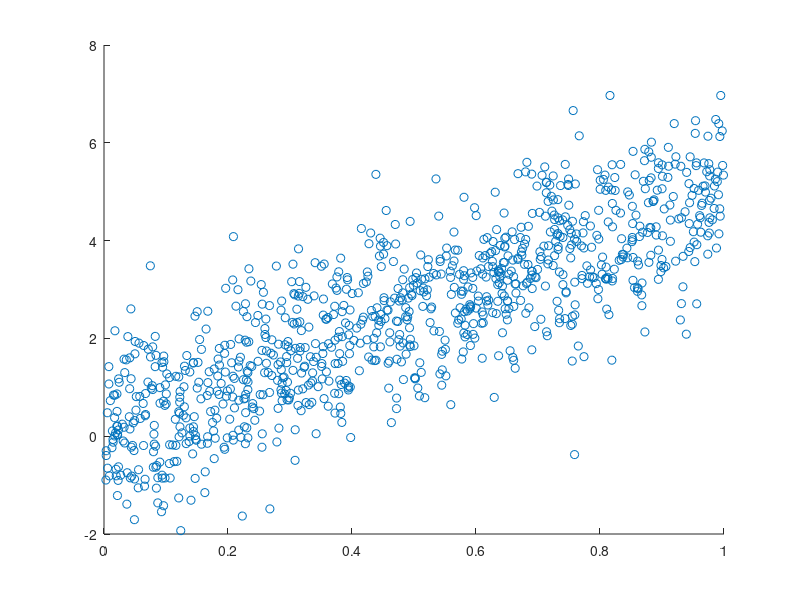
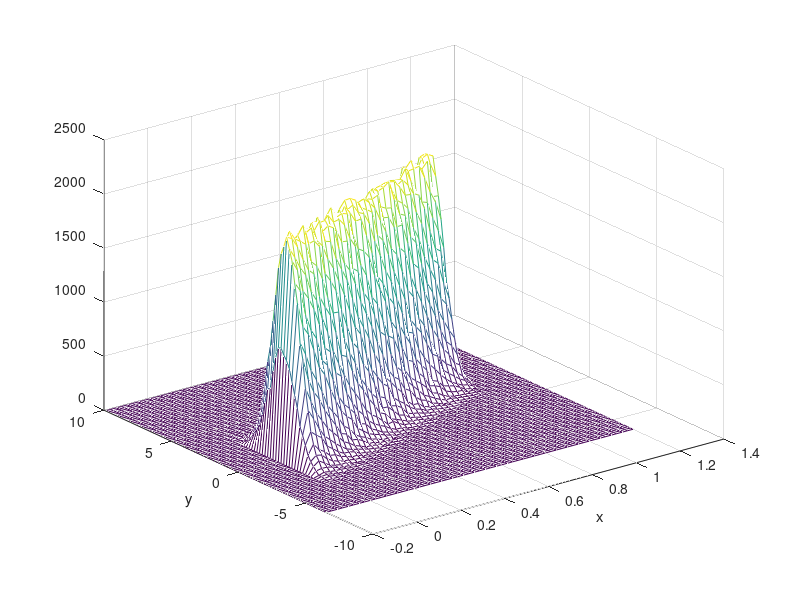
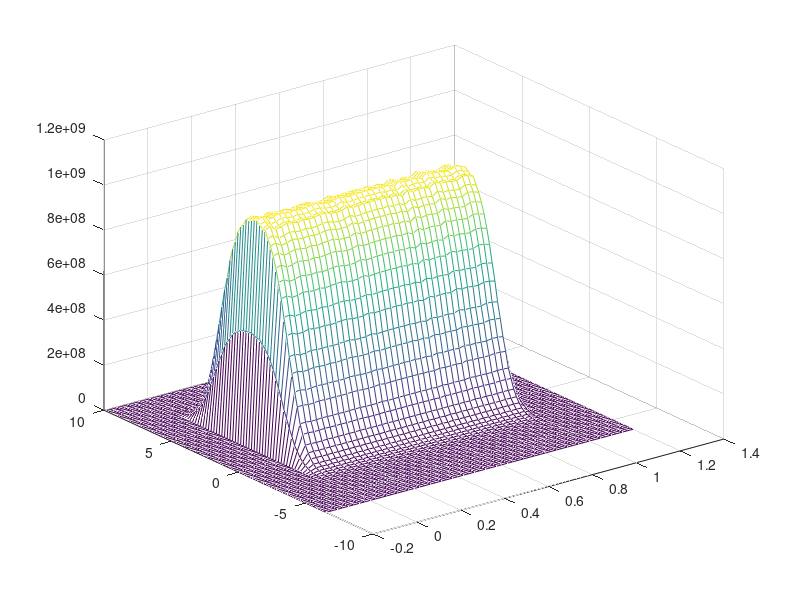

MATLAB code for these plots, in order:
%Part 1
N = 1000000;
x = rand(N,1);      %samples in uniform distribution
n = randn(N,1);     %random noise from gaussian
y = 5*x+n;          %output
figure(1)
scatter(x(1:1000,1),y(1:1000,1))

%Part 2
xc = [-0.2:0.025:1.2];  %histogram bin x-centers
yc = [-6.5:0.2:10];     %histogram bin y-centers
fxy = hist3([x y],{xc yc});
figure(2)
mesh(xc,yc,fxy')
xlabel('x')
ylabel('y')

%Part 4
summation = (1:N);
for i = (1:N)
   summation(i) = x(i)*y(i);
end
answer = sum(summation)/N

%Part 5
fx = hist(x,xc);
fy = hist(y,yc);
figure(3)
mesh(xc,yc,fy'*fx)